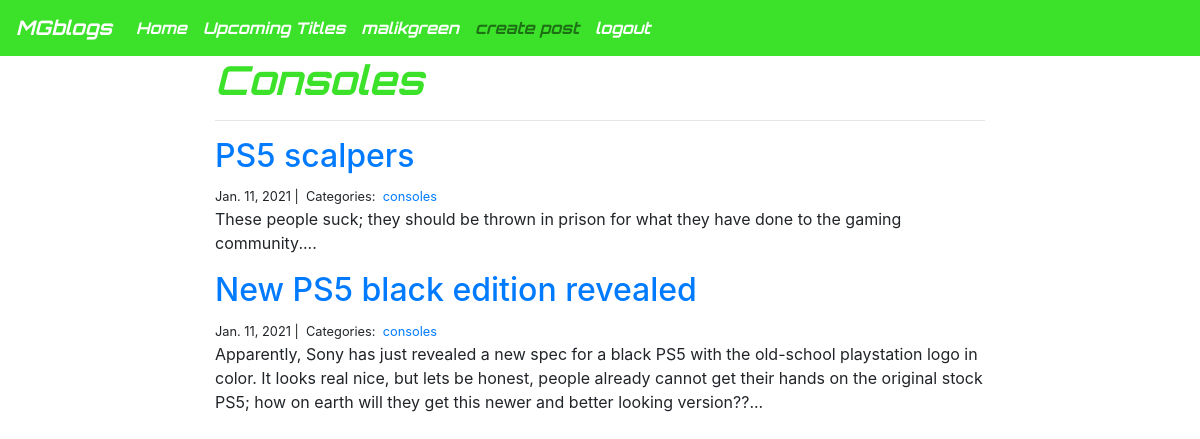
Screenshot of /categories/consoles/ (signed in) with the database file from the repository.
### ps_blog_app/models.py (models this page shows, shortened)
class category(models.Model):
    name = models.CharField(max_length=30)

class blog_post(models.Model):
    title = models.CharField(max_length=200)
    author = models.CharField(max_length=100)
    body = models.TextField()
    created_on = models.DateTimeField(auto_now_add=True)
    last_modified = models.DateTimeField(auto_now=True)
    categories = models.ManyToManyField('category', related_name='posts')

### ps_blog_app/views.py (the view)
# urls.py: path('categories/<category>/', views.blog_category, name='blog_category'),
def blog_category(request, category):
    posts = blog_post.objects.filter( categories__name__contains=category ).order_by( '-created_on' )
    context = {
        "category": category,
        "posts" : posts
    }
    return render(request, 'ps_blog_app/blog_category.html', context)

### templates/ps_blog_app/blog_category.html
{% extends 'ps_blog_app/base.html'%}
{% block body_block %}
<div class='col-md-8 offset-md-2'>
    <h1 id='category_header'>{{ category | title }}</h1>
    <hr>
    {% for post in posts %}
    <h2><a href="{% url 'ps_blog_app:blog_detail' post.pk %}">{{ post.title }}</a></h2>
    <small>
        {{ post.created_on.date }} |&nbsp;
        Categories:&nbsp;
        {% for category in post.categories.all %}
        <a href="{% url 'ps_blog_app:blog_category' category.name %}">{{ category.name }}</a>&nbsp;
        {% endfor %}
    </small>
    <p>{{ post.body | slice:":400" }}...</p>
    {% endfor %}
</div>
{% endblock %}

### templates/ps_blog_app/base.html (shortened to what this page needs)
<!DOCTYPE html>
{% load static %}
<html>
<head>
    <link rel="stylesheet" href="https://cdn.jsdelivr.net/npm/bootstrap@4.5.3/dist/css/bootstrap.min.css">
    <link rel="stylesheet" href="{% static '/css/ps_blog_master.css' %}"/>
</head>
<nav class="navbar navbar-expand-lg navbar-light" style="background-color: #3be229;">
  <a id="mg_brand" class="navbar-brand" href="#">MGblogs</a>
  <div class="collapse navbar-collapse" id="navbarNav">
    <ul class="navbar-nav">
      <li class="nav-item active">
        <a id="home_link" class="nav-link" href="{% url 'ps_blog_app:blog_index' %}">Home <span class="sr-only">(current)</span></a>
      </li>
      <li class="nav-item active">
        <a id="upcoming_link" class="nav-link" href="{% url 'ps_blog_app:upcoming' %}">Upcoming Titles</a>
      </li>
      {% if user.is_authenticated %}
      <a class="nav-link" id='user_name' href="{% url 'ps_blog_app:blog_index' %}">{{ user.username }}</a>
      <a class="nav-link" id="create_link" href="{% url 'ps_blog_app:create' %}">create post</a>
      <a class="nav-link" id='log_out' href="{% url 'ps_blog_app:logout' %}">logout</a>
      {% else %}
      <a class="nav-link" id='login_link' href="{% url 'ps_blog_app:login' %}">login</a>
      <a class="nav-link" id='register_link' href="{% url 'ps_blog_app:register' %}">register</a>
      {% endif %}
    </ul>
  </div>
</nav>
{%block body_block%}{% endblock %}
  </html>

### static/css/ps_blog_master.css (style rules this page uses)
#home_link, #login_link, #upcoming_link, #register_link, #user_name { color: white; }
#blog_index_header, #category_header, #register_header { color: #3be229; font-family: 'Orbitron', sans-serif; font-style: italic; font-weight: 700; }
#mg_brand { color: #ffffff; font-family: 'Orbitron', sans-serif; font-style: italic; font-weight: 700; }
.nav-link { color: #ffffff; font-family: 'Orbitron', sans-serif; font-style: italic; font-weight: 700; }
#log_out, #home_link, #upcoming_link { color: white; }

### rows the page displays
category: name "Consoles", name "consoles"
blog_post: title "PS5 scalpers", created_on "Jan. 11, 2021", body "These people suck; they should be thrown in prison for what they have done to the gaming community."
blog_post: title "New PS5 black edition revealed", created_on "Jan. 11, 2021", body "Apparently, Sony has just revealed a new spec for a black PS5 with the old-school playstation logo in color. It looks real nice, but lets be honest, people already cannot get their hands on the original stock PS5; how on earth will they get this newer and better looking version??"

### other values shown
{{ user.username }} "malikgreen"
